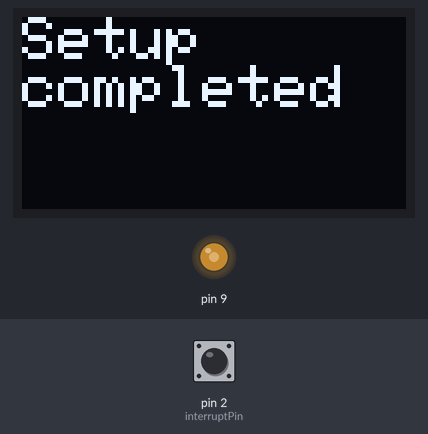
A sketch run on a simulated Arduino Uno, built with avr-gcc and run on an emulated ATmega328P. Shown: 128×64 one-colour display, output pins drawn as LEDs (lit = HIGH). The test bench sets the inputs (shaded band); at power-on: pin 2 (interruptPin) HIGH. What the sketch prints to the serial monitor is not drawn.

Above: at 0.1 s.
At 20.1 s:
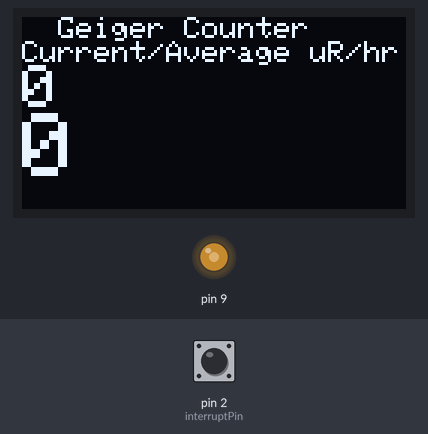

The sketch:

GeigerCounter.ino
```cpp
#include <SPI.h>
#include <Wire.h>
#include <Adafruit_GFX.h>
#include <Adafruit_SSD1306.h>

#define SCREEN_WIDTH 128 // OLED display width, in pixels
#define SCREEN_HEIGHT 64 // OLED display height, in pixels

// Declaration for an SSD1306 display connected to I2C (SDA, SCL pins)
#define OLED_RESET  -1 //   4 // Reset pin # (or -1 if sharing Arduino reset pin)
Adafruit_SSD1306 display(SCREEN_WIDTH, SCREEN_HEIGHT, &Wire, OLED_RESET);

  int countTime = 20; //Seconds
  const byte interruptPin = 2;
  volatile long countPulse = 0;
  volatile long oldTime = 0;
  volatile long newTime = 0;
  int arrayPosition = 0;
  const int arraySize = 9;
  int impCount[arraySize];
  int nonZeroCount = 0;
  long totCountPulse = 0;
  int i;

// the setup function runs once when you press reset or power the board
void setup() {
  if(!display.begin(SSD1306_SWITCHCAPVCC, 0x3C)) { // Address 0x3D for 128x64
    Serial.println(F("SSD1306 allocation failed"));
    for(;;); // Don't proceed, loop forever
  }

  pinMode(interruptPin, INPUT_PULLUP);
  attachInterrupt(digitalPinToInterrupt(interruptPin), counterGeiger, FALLING);

  pinMode(9, OUTPUT);
  analogReference(DEFAULT); //power supply

  TCCR1A = _BV(COM1A0);  //CTC
  TCCR1B = _BV(CS11) | _BV(WGM12); //clkT2S/8 (from prescaler) OC1A toggle
  OCR1A = 28;

  for (i = 0; i < arraySize; i++) {
    impCount[i] = 0;
  }

  Serial.begin(115200);
  Serial.println("Setup completed");

  display.clearDisplay();
  display.setTextSize(2);             // Normal 1:1 pixel scale
  display.setTextColor(SSD1306_WHITE);        // Draw white text
  display.setCursor(0,0);             // Start at top-left corner
  display.println(F("Setup\ncompleted"));

  display.display();
}

void loop() {
  newTime = millis();

  if ((newTime - oldTime) >= countTime *1000) {
    oldTime = newTime;

    impCount[arrayPosition] = countPulse;
    arrayPosition ++;
    if (arrayPosition >= arraySize) {
      arrayPosition = 0;
    }
    nonZeroCount = 0;
    totCountPulse = 0;
    for (i = 0; i < arraySize; i++) {
      if (impCount[i] > 0 ) {
        nonZeroCount ++;
        totCountPulse += impCount[i];
      }
    }
    int avgPPM = totCountPulse * 60 /(countTime * nonZeroCount);
    int avgRad = avgPPM * 60 / 67;

    Serial.println("Time, s: " + String(oldTime/1000)); //prints time since program started
    Serial.println("arraySize " + String(arraySize));
    Serial.println("Count, pulses/" + String(countTime) + " sec: " + String(countPulse));
    Serial.println("uR/hr (Cs 137): " + String(countPulse * 3600 / 65 / countTime));
    Serial.println("totCountPulse " + String(totCountPulse));
    Serial.println("countTime " + String(countTime));
    Serial.println("nonZeroCount " + String(nonZeroCount));
    Serial.println("avgPPM " + String(avgPPM));
    Serial.println("avgRad " + String(avgRad));
    display.clearDisplay();
    display.setTextColor(SSD1306_WHITE);        // Draw white text
    display.setCursor(0,0);             // Start at top-left corner
    displayPrintln("  Geiger Counter",1);
    displayPrintln("Current/Average uR/hr",1);
    //displayPrintln(String(countPulse*60/countTime) + ' ' + String(countPulse * 3600 / 67 / countTime),2);
    //displayPrintln("Average PPM uR/hr",1);
    displayPrintln(String(countPulse * 3600 / 67 / countTime),2); // Current radiation
    displayPrintln(String(avgRad),3);   //Average radiation
    display.display();
    countPulse = 0;
  } else if (newTime < oldTime) {
    oldTime = newTime;
    countPulse = 0;
    Serial.println ("Resetting - runtime is over 50 days");
  }
}

void counterGeiger(){
  countPulse ++;
}

void displayPrintln(String str2Display, int txtSize) {
  displayPrint(str2Display,txtSize);
  display.println();
}
void displayPrint(String str2Display, int txtSize) {
  display.setTextSize(txtSize);
  display.print(str2Display);
}
```
